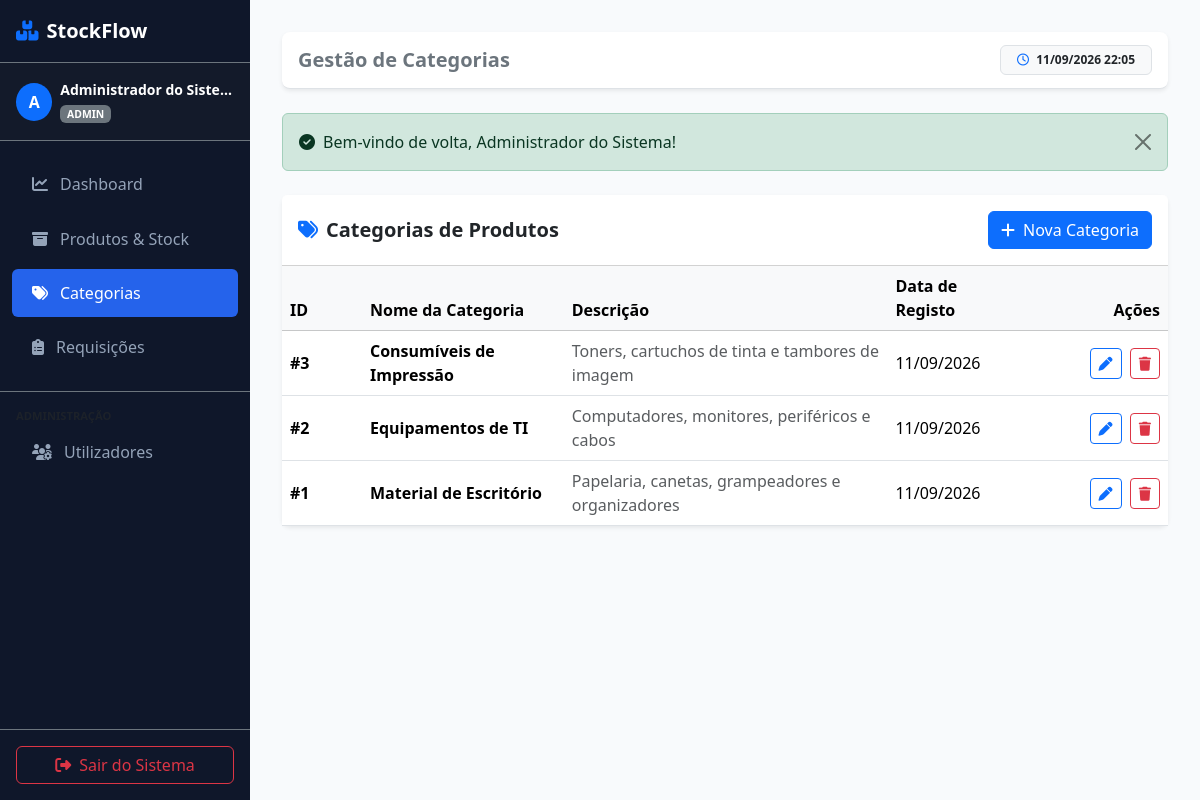
Page /categories (signed in) on the committed database.
### tables this page shows
CREATE TABLE IF NOT EXISTS categories (
    id INT AUTO_INCREMENT PRIMARY KEY,
    name VARCHAR(100) NOT NULL UNIQUE,
    description TEXT NULL,
    created_at DATETIME DEFAULT CURRENT_TIMESTAMP
);

### app/Controllers/CategoryController.php (called while the page is built, shortened)
<?php
class CategoryController {
    public function index(): void {
        $categories = Category::all();
        require __DIR__ . '/../../views/categories/index.php';
    }
}

### app/Helpers/Session.php (called while the page is built, shortened)
<?php
class Session {
    public static function getFlash(string $type): ?string {
        if (isset($_SESSION['flash'][$type])) {
            $msg = $_SESSION['flash'][$type];
            return $msg;
        }
        return null;
    }
}

### app/Helpers/Security.php (called while the page is built, shortened)
<?php
class Security {
    public static function escape(?string $value): string {
        return htmlspecialchars($value, ENT_QUOTES, 'UTF-8');
    }
}

### app/Models/Category.php (called while the page is built, shortened)
<?php
class Category {
    public static function all(): array {
        $db = Database::getConnection();
        $stmt = $db->query("SELECT * FROM categories ORDER BY name ASC");
        return $stmt->fetchAll();
    }
}

### views/categories/index.php (the view, shortened to what this page needs)
<?php
require __DIR__ . '/../layouts/header.php';
require __DIR__ . '/../layouts/sidebar.php';
?>
<div class="main-content flex-grow-1">
    <?php require __DIR__ . '/../layouts/navbar.php'; ?>
    <?php if ($msg = Session::getFlash('success')): ?>
        <div class="alert alert-success alert-dismissible fade show mb-4" role="alert">
            <i class="fa-solid fa-circle-check me-2"></i><?= Security::escape($msg) ?>
            <button type="button" class="btn-close" data-bs-dismiss="alert"></button>
        </div>
    <?php endif; ?>
    <div class="card border-0 shadow-sm rounded-3">
        <div class="card-header bg-white py-3 d-flex justify-content-between align-items-center">
            <h5 class="fw-bold m-0 text-dark"><i class="fa-solid fa-tags me-2 text-primary"></i>Categorias de Produtos</h5>
            <button class="btn btn-primary" data-bs-toggle="modal" data-bs-target="#modalCreateCategory">
                <i class="fa-solid fa-plus me-2"></i>Nova Categoria
            </button>
        </div>
        <div class="card-body p-0">
            <div class="table-responsive">
                <table class="table table-hover align-middle mb-0">
                    <thead class="table-light">
                        <tr>
                            <th style="width: 80px;">ID</th>
                            <th>Nome da Categoria</th>
                            <th>Descrição</th>
                            <th>Data de Registo</th>
                            <th class="text-end" style="width: 150px;">Ações</th>
                        </tr>
                    </thead>
                    <tbody>
                        <?php if (empty($categories)): ?>
                            <tr>
                                <td colspan="5" class="text-center text-muted py-4">Nenhuma categoria cadastrada.</td>
                            </tr>
                        <?php else: ?>
                            <?php foreach ($categories as $cat): ?>
                                <tr>
                                    <td class="fw-bold">#<?= $cat['id'] ?></td>
                                    <td class="fw-semibold"><?= Security::escape($cat['name']) ?></td>
                                    <td class="text-muted"><?= Security::escape($cat['description'] ?? 'Sem descrição') ?></td>
                                    <td><?= date('d/m/Y', strtotime($cat['created_at'])) ?></td>
                                    <td class="text-end">
                                        <button class="btn btn-sm btn-outline-primary me-1"
                                                onclick="editCategory(<?= $cat['id'] ?>, '<?= Security::escape(addslashes($cat['name'])) ?>', '<?= Security::escape(addslashes($cat['description'] ?? '')) ?>')">
                                            <i class="fa-solid fa-pen"></i>
                                        </button>
                                        <button class="btn btn-sm btn-outline-danger"
                                                onclick="confirmDelete(<?= $cat['id'] ?>, '<?= Security::escape(addslashes($cat['name'])) ?>')">
                                            <i class="fa-solid fa-trash"></i>
                                        </button>
                                    </td>
                                </tr>
                            <?php endforeach; ?>
                        <?php endif; ?>
                    </tbody>
                </table>
            </div>
        </div>
    </div>
</div>
<?php require __DIR__ . '/../layouts/footer.php'; ?>

### views/layouts/header.php (style rules this page uses)
:root { --sidebar-width: 250px; --primary-color: #0f172a; --accent-color: #2563eb; }
body { font-family: 'Segoe UI', system-ui, -apple-system, sans-serif; background-color: #f8fafc; }
.main-content { margin-left: var(--sidebar-width); padding: 2rem; min-height: 100vh; }

### rows in the picture
categories: id "3", name "Consumíveis de Impressão", description "Toners, cartuchos de tinta e tambores de imagem", created_at "11/09/2026"
categories: id "2", name "Equipamentos de TI", description "Computadores, monitores, periféricos e cabos", created_at "11/09/2026"
categories: id "1", name "Material de Escritório", description "Papelaria, canetas, grampeadores e organizadores", created_at "11/09/2026"

### other values in the picture
substr(Security::escape($user['name'] ?? 'U'), 0, 1) "A"
Security::escape($user['name'] ?? 'Utilizador') "Administrador do Siste…"
Security::escape($user['role'] ?? 'requester') "ADMIN"
Security::escape($pageTitle ?? 'Painel Principal') "Gestão de Categorias"
Security::escape($msg) "Bem-vindo de volta, Administrador do Sistema!"
